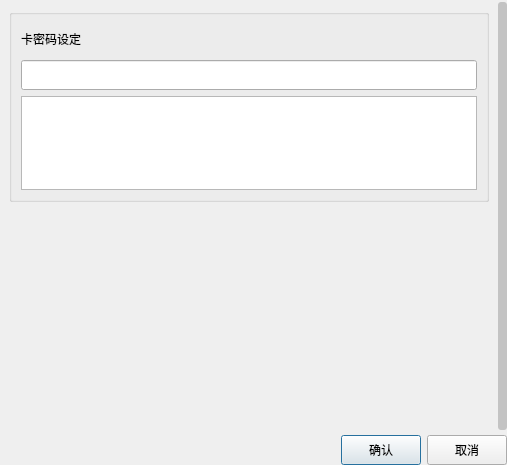
<?xml version="1.0" encoding="UTF-8"?>
<ui version="4.0">
 <class>ManagerDialog</class>
 <widget class="QDialog" name="ManagerDialog">
  <property name="geometry">
   <rect>
    <x>0</x>
    <y>0</y>
    <width>507</width>
    <height>465</height>
   </rect>
  </property>
  <property name="windowTitle">
   <string>Dialog</string>
  </property>
  <property name="styleSheet">
   <string notr="true">/*QWidget { background: rgba(0, 0, 0, 200); }*/

QScrollArea#scrollArea{border:none;}

QScrollBar:vertical { background: rgba(0, 0, 0, 0);  width: 9px;  margin: 0px 0 0px 0; }
QScrollBar::handle:vertical { background: rgba(195, 195, 195, 255); min-height: 20px;  margin: 2px 0px 1px 0px;   border-radius: 3px;  border: 0px dashed rgba(180,130,100,255); }
QScrollBar::add-line:vertical, QScrollBar::sub-line:vertical { height: 0px; }
QScrollBar::add-page:vertical, QScrollBar::sub-page:vertical {  background: none; }

QScrollBar:horizontal  { background: rgba(0, 0, 0, 0);  height: 9px;  margin: 0px 0 0px 0; }
QScrollBar::handle:horizontal  { background: rgba(195, 195, 195, 255);  min-width: 20px;  margin: 2px 0px 1px 0px;   border-radius: 3px;  border: 0px dashed rgba(180,130,100,255); }
QScrollBar::add-line:horizontal , QScrollBar::sub-line:horizontal  { height: 0px; }
QScrollBar::add-page:horizontal , QScrollBar::sub-page:horizontal  {  background: none; }</string>
  </property>
  <layout class="QVBoxLayout" name="verticalLayout">
   <property name="spacing">
    <number>4</number>
   </property>
   <property name="leftMargin">
    <number>0</number>
   </property>
   <property name="topMargin">
    <number>0</number>
   </property>
   <property name="rightMargin">
    <number>0</number>
   </property>
   <property name="bottomMargin">
    <number>0</number>
   </property>
   <item>
    <widget class="ScrollArea" name="scrollArea">
     <property name="verticalScrollBarPolicy">
      <enum>Qt::ScrollBarAlwaysOn</enum>
     </property>
     <property name="horizontalScrollBarPolicy">
      <enum>Qt::ScrollBarAlwaysOff</enum>
     </property>
     <property name="widgetResizable">
      <bool>true</bool>
     </property>
     <widget class="QWidget" name="scrollContents">
      <property name="geometry">
       <rect>
        <x>0</x>
        <y>0</y>
        <width>498</width>
        <height>431</height>
       </rect>
      </property>
      <layout class="QVBoxLayout" name="verticalLayout_3">
       <item>
        <widget class="QGroupBox" name="groupBox">
         <property name="title">
          <string/>
         </property>
         <layout class="QVBoxLayout" name="verticalLayout_2">
          <item>
           <widget class="QLabel" name="label">
            <property name="minimumSize">
             <size>
              <width>0</width>
              <height>30</height>
             </size>
            </property>
            <property name="text">
             <string>卡密码设定</string>
            </property>
           </widget>
          </item>
          <item>
           <widget class="QLineEdit" name="lineEdit_passwd">
            <property name="minimumSize">
             <size>
              <width>0</width>
              <height>30</height>
             </size>
            </property>
            <property name="maximumSize">
             <size>
              <width>16777215</width>
              <height>30</height>
             </size>
            </property>
           </widget>
          </item>
          <item>
           <widget class="QTableView" name="tableView"/>
          </item>
         </layout>
        </widget>
       </item>
       <item>
        <spacer name="verticalSpacer">
         <property name="orientation">
          <enum>Qt::Vertical</enum>
         </property>
         <property name="sizeHint" stdset="0">
          <size>
           <width>20</width>
           <height>318</height>
          </size>
         </property>
        </spacer>
       </item>
      </layout>
     </widget>
    </widget>
   </item>
   <item>
    <widget class="QWidget" name="widget" native="true">
     <property name="minimumSize">
      <size>
       <width>0</width>
       <height>30</height>
      </size>
     </property>
     <layout class="QHBoxLayout" name="horizontalLayout">
      <property name="spacing">
       <number>6</number>
      </property>
      <property name="leftMargin">
       <number>0</number>
      </property>
      <property name="topMargin">
       <number>0</number>
      </property>
      <property name="rightMargin">
       <number>0</number>
      </property>
      <property name="bottomMargin">
       <number>0</number>
      </property>
      <item>
       <spacer name="horizontalSpacer">
        <property name="orientation">
         <enum>Qt::Horizontal</enum>
        </property>
        <property name="sizeHint" stdset="0">
         <size>
          <width>342</width>
          <height>20</height>
         </size>
        </property>
       </spacer>
      </item>
      <item>
       <widget class="QPushButton" name="btn_ok">
        <property name="minimumSize">
         <size>
          <width>0</width>
          <height>30</height>
         </size>
        </property>
        <property name="maximumSize">
         <size>
          <width>16777215</width>
          <height>30</height>
         </size>
        </property>
        <property name="text">
         <string>确认</string>
        </property>
       </widget>
      </item>
      <item>
       <widget class="QPushButton" name="btn_cancel">
        <property name="minimumSize">
         <size>
          <width>0</width>
          <height>30</height>
         </size>
        </property>
        <property name="maximumSize">
         <size>
          <width>16777215</width>
          <height>30</height>
         </size>
        </property>
        <property name="text">
         <string>取消</string>
        </property>
       </widget>
      </item>
     </layout>
    </widget>
   </item>
  </layout>
 </widget>
 <customwidgets>
  <customwidget>
   <class>ScrollArea</class>
   <extends>QScrollArea</extends>
   <header location="global">flickcharm.h</header>
   <container>1</container>
  </customwidget>
 </customwidgets>
 <resources/>
 <connections/>
</ui>
